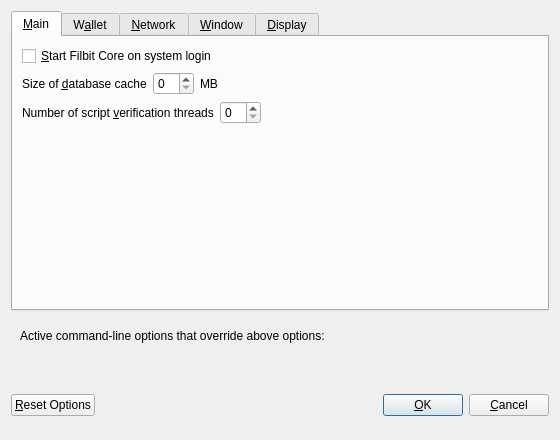
<?xml version="1.0" encoding="UTF-8"?>
<ui version="4.0">
 <class>OptionsDialog</class>
 <widget class="QDialog" name="OptionsDialog">
  <property name="geometry">
   <rect>
    <x>0</x>
    <y>0</y>
    <width>560</width>
    <height>440</height>
   </rect>
  </property>
  <property name="windowTitle">
   <string>Options</string>
  </property>
  <property name="modal">
   <bool>true</bool>
  </property>
  <layout class="QVBoxLayout" name="verticalLayout">
   <item>
    <widget class="QTabWidget" name="tabWidget">
     <property name="currentIndex">
      <number>0</number>
     </property>
     <widget class="QWidget" name="tabMain">
      <attribute name="title">
       <string>&amp;Main</string>
      </attribute>
      <layout class="QVBoxLayout" name="verticalLayout_Main">
       <item>
        <widget class="QCheckBox" name="filbitAtStartup">
         <property name="toolTip">
          <string>Automatically start Filbit Core after logging in to the system.</string>
         </property>
         <property name="text">
          <string>&amp;Start Filbit Core on system login</string>
         </property>
        </widget>
       </item>
       <item>
        <layout class="QHBoxLayout" name="horizontalLayout_2_Main">
         <item>
          <widget class="QLabel" name="databaseCacheLabel">
           <property name="text">
            <string>Size of &amp;database cache</string>
           </property>
           <property name="textFormat">
            <enum>Qt::PlainText</enum>
           </property>
           <property name="buddy">
            <cstring>databaseCache</cstring>
           </property>
          </widget>
         </item>
         <item>
          <widget class="QSpinBox" name="databaseCache"/>
         </item>
         <item>
          <widget class="QLabel" name="databaseCacheUnitLabel">
           <property name="text">
            <string>MB</string>
           </property>
           <property name="textFormat">
            <enum>Qt::PlainText</enum>
           </property>
          </widget>
         </item>
         <item>
          <spacer name="horizontalSpacer_2_Main">
           <property name="orientation">
            <enum>Qt::Horizontal</enum>
           </property>
           <property name="sizeHint" stdset="0">
            <size>
             <width>40</width>
             <height>20</height>
            </size>
           </property>
          </spacer>
         </item>
        </layout>
       </item>
       <item>
        <layout class="QHBoxLayout" name="horizontalLayout_3_Main">
         <item>
          <widget class="QLabel" name="threadsScriptVerifLabel">
           <property name="text">
            <string>Number of script &amp;verification threads</string>
           </property>
           <property name="textFormat">
            <enum>Qt::PlainText</enum>
           </property>
           <property name="buddy">
            <cstring>threadsScriptVerif</cstring>
           </property>
          </widget>
         </item>
         <item>
          <widget class="QSpinBox" name="threadsScriptVerif">
           <property name="toolTip">
            <string>(0 = auto, &lt;0 = leave that many cores free)</string>
           </property>
          </widget>
         </item>
         <item>
          <spacer name="horizontalSpacer_3_Main">
           <property name="orientation">
            <enum>Qt::Horizontal</enum>
           </property>
           <property name="sizeHint" stdset="0">
            <size>
             <width>40</width>
             <height>20</height>
            </size>
           </property>
          </spacer>
         </item>
        </layout>
       </item>
       <item>
        <spacer name="verticalSpacer_Main">
         <property name="orientation">
          <enum>Qt::Vertical</enum>
         </property>
         <property name="sizeHint" stdset="0">
          <size>
           <width>20</width>
           <height>40</height>
          </size>
         </property>
        </spacer>
       </item>
      </layout>
     </widget>
     <widget class="QWidget" name="tabWallet">
      <attribute name="title">
       <string>W&amp;allet</string>
      </attribute>
      <layout class="QVBoxLayout" name="verticalLayout_Wallet">
       <item>
        <widget class="QGroupBox" name="groupBox">
         <property name="title">
          <string>Expert</string>
         </property>
         <layout class="QVBoxLayout" name="verticalLayout_2">
          <item>
           <widget class="QCheckBox" name="coinControlFeatures">
            <property name="toolTip">
             <string>Whether to show coin control features or not.</string>
            </property>
            <property name="text">
             <string>Enable coin &amp;control features</string>
            </property>
           </widget>
          </item>
          <item>
           <widget class="QCheckBox" name="spendZeroConfChange">
            <property name="toolTip">
             <string>If you disable the spending of unconfirmed change, the change from a transaction cannot be used until that transaction has at least one confirmation. This also affects how your balance is computed.</string>
            </property>
            <property name="text">
             <string>&amp;Spend unconfirmed change</string>
            </property>
           </widget>
          </item>
         </layout>
        </widget>
       </item>
       <item>
        <spacer name="verticalSpacer_Wallet">
         <property name="orientation">
          <enum>Qt::Vertical</enum>
         </property>
         <property name="sizeHint" stdset="0">
          <size>
           <width>20</width>
           <height>40</height>
          </size>
         </property>
        </spacer>
       </item>
      </layout>
     </widget>
     <widget class="QWidget" name="tabNetwork">
      <attribute name="title">
       <string>&amp;Network</string>
      </attribute>
      <layout class="QVBoxLayout" name="verticalLayout_Network">
       <item>
        <widget class="QCheckBox" name="mapPortUpnp">
         <property name="toolTip">
          <string>Automatically open the Filbit client port on the router. This only works when your router supports UPnP and it is enabled.</string>
         </property>
         <property name="text">
          <string>Map port using &amp;UPnP</string>
         </property>
        </widget>
       </item>
       <item>
        <widget class="QCheckBox" name="allowIncoming">
         <property name="toolTip">
          <string>Accept connections from outside</string>
         </property>
         <property name="text">
          <string>Allow incoming connections</string>
         </property>
        </widget>
       </item>
       <item>
        <widget class="QCheckBox" name="connectSocks">
         <property name="toolTip">
          <string>Connect to the Filbit network through a SOCKS5 proxy.</string>
         </property>
         <property name="text">
          <string>&amp;Connect through SOCKS5 proxy (default proxy):</string>
         </property>
        </widget>
       </item>
       <item>
        <layout class="QHBoxLayout" name="horizontalLayout_1_Network">
         <item>
          <widget class="QLabel" name="proxyIpLabel">
           <property name="text">
            <string>Proxy &amp;IP:</string>
           </property>
           <property name="textFormat">
            <enum>Qt::PlainText</enum>
           </property>
           <property name="buddy">
            <cstring>proxyIp</cstring>
           </property>
          </widget>
         </item>
         <item>
          <widget class="QValidatedLineEdit" name="proxyIp">
           <property name="minimumSize">
            <size>
             <width>140</width>
             <height>0</height>
            </size>
           </property>
           <property name="maximumSize">
            <size>
             <width>140</width>
             <height>16777215</height>
            </size>
           </property>
           <property name="toolTip">
            <string>IP address of the proxy (e.g. IPv4: 127.0.0.1 / IPv6: ::1)</string>
           </property>
          </widget>
         </item>
         <item>
          <widget class="QLabel" name="proxyPortLabel">
           <property name="text">
            <string>&amp;Port:</string>
           </property>
           <property name="textFormat">
            <enum>Qt::PlainText</enum>
           </property>
           <property name="buddy">
            <cstring>proxyPort</cstring>
           </property>
          </widget>
         </item>
         <item>
          <widget class="QLineEdit" name="proxyPort">
           <property name="minimumSize">
            <size>
             <width>55</width>
             <height>0</height>
            </size>
           </property>
           <property name="maximumSize">
            <size>
             <width>55</width>
             <height>16777215</height>
            </size>
           </property>
           <property name="toolTip">
            <string>Port of the proxy (e.g. 9050)</string>
           </property>
          </widget>
         </item>
         <item>
          <spacer name="horizontalSpacer_1_Network">
           <property name="orientation">
            <enum>Qt::Horizontal</enum>
           </property>
           <property name="sizeHint" stdset="0">
            <size>
             <width>40</width>
             <height>20</height>
            </size>
           </property>
          </spacer>
         </item>
        </layout>
       </item>
       <item>
        <layout class="QHBoxLayout" name="horizontalLayout_2_Network">
         <item>
          <widget class="QLabel" name="proxyActiveNets">
           <property name="text">
            <string>Used for reaching peers via:</string>
           </property>
           <property name="textFormat">
            <enum>Qt::PlainText</enum>
           </property>
          </widget>
         </item>
         <item>
          <widget class="QCheckBox" name="proxyReachIPv4">
           <property name="enabled">
            <bool>false</bool>
           </property>
           <property name="toolTip">
            <string>Shows, if the supplied default SOCKS5 proxy is used to reach peers via this network type.</string>
           </property>
           <property name="text">
            <string/>
           </property>
          </widget>
         </item>
         <item>
          <widget class="QLabel" name="proxyReachIPv4Label">
           <property name="text">
            <string>IPv4</string>
           </property>
           <property name="textFormat">
            <enum>Qt::PlainText</enum>
           </property>
          </widget>
         </item>
         <item>
          <widget class="QCheckBox" name="proxyReachIPv6">
           <property name="enabled">
            <bool>false</bool>
           </property>
           <property name="toolTip">
            <string>Shows, if the supplied default SOCKS5 proxy is used to reach peers via this network type.</string>
           </property>
           <property name="text">
            <string/>
           </property>
          </widget>
         </item>
         <item>
          <widget class="QLabel" name="proxyReachIPv6Label">
           <property name="text">
            <string>IPv6</string>
           </property>
           <property name="textFormat">
            <enum>Qt::PlainText</enum>
           </property>
          </widget>
         </item>
         <item>
          <widget class="QCheckBox" name="proxyReachTor">
           <property name="enabled">
            <bool>false</bool>
           </property>
           <property name="toolTip">
            <string>Shows, if the supplied default SOCKS5 proxy is used to reach peers via this network type.</string>
           </property>
           <property name="text">
            <string/>
           </property>
          </widget>
         </item>
         <item>
          <widget class="QLabel" name="proxyReachTorLabel">
           <property name="text">
            <string>Tor</string>
           </property>
           <property name="textFormat">
            <enum>Qt::PlainText</enum>
           </property>
          </widget>
         </item>
         <item>
          <spacer name="horizontalSpacer_2_Network">
           <property name="orientation">
            <enum>Qt::Horizontal</enum>
           </property>
           <property name="sizeHint" stdset="0">
            <size>
             <width>40</width>
             <height>20</height>
            </size>
           </property>
          </spacer>
         </item>
        </layout>
       </item>
       <item>
        <widget class="QCheckBox" name="connectSocksTor">
         <property name="toolTip">
          <string>Connect to the Filbit network through a separate SOCKS5 proxy for Tor hidden services.</string>
         </property>
         <property name="text">
          <string>Use separate SOCKS5 proxy to reach peers via Tor hidden services:</string>
         </property>
        </widget>
       </item>
       <item>
        <layout class="QHBoxLayout" name="horizontalLayout_3_Network">
         <item>
          <widget class="QLabel" name="proxyIpTorLabel">
           <property name="text">
            <string>Proxy &amp;IP:</string>
           </property>
           <property name="textFormat">
            <enum>Qt::PlainText</enum>
           </property>
           <property name="buddy">
            <cstring>proxyIpTor</cstring>
           </property>
          </widget>
         </item>
         <item>
          <widget class="QValidatedLineEdit" name="proxyIpTor">
           <property name="minimumSize">
            <size>
             <width>140</width>
             <height>0</height>
            </size>
           </property>
           <property name="maximumSize">
            <size>
             <width>140</width>
             <height>16777215</height>
            </size>
           </property>
           <property name="toolTip">
            <string>IP address of the proxy (e.g. IPv4: 127.0.0.1 / IPv6: ::1)</string>
           </property>
          </widget>
         </item>
         <item>
          <widget class="QLabel" name="proxyPortTorLabel">
           <property name="text">
            <string>&amp;Port:</string>
           </property>
           <property name="textFormat">
            <enum>Qt::PlainText</enum>
           </property>
           <property name="buddy">
            <cstring>proxyPortTor</cstring>
           </property>
          </widget>
         </item>
         <item>
          <widget class="QLineEdit" name="proxyPortTor">
           <property name="minimumSize">
            <size>
             <width>55</width>
             <height>0</height>
            </size>
           </property>
           <property name="maximumSize">
            <size>
             <width>55</width>
             <height>16777215</height>
            </size>
           </property>
           <property name="toolTip">
            <string>Port of the proxy (e.g. 9050)</string>
           </property>
          </widget>
         </item>
         <item>
          <spacer name="horizontalSpacer_4_Network">
           <property name="orientation">
            <enum>Qt::Horizontal</enum>
           </property>
           <property name="sizeHint" stdset="0">
            <size>
             <width>40</width>
             <height>20</height>
            </size>
           </property>
          </spacer>
         </item>
        </layout>
       </item>
       <item>
        <spacer name="verticalSpacer_Network">
         <property name="orientation">
          <enum>Qt::Vertical</enum>
         </property>
         <property name="sizeHint" stdset="0">
          <size>
           <width>20</width>
           <height>40</height>
          </size>
         </property>
        </spacer>
       </item>
      </layout>
     </widget>
     <widget class="QWidget" name="tabWindow">
      <attribute name="title">
       <string>&amp;Window</string>
      </attribute>
      <layout class="QVBoxLayout" name="verticalLayout_Window">
       <item>
        <widget class="QCheckBox" name="minimizeToTray">
         <property name="toolTip">
          <string>Show only a tray icon after minimizing the window.</string>
         </property>
         <property name="text">
          <string>&amp;Minimize to the tray instead of the taskbar</string>
         </property>
        </widget>
       </item>
       <item>
        <widget class="QCheckBox" name="minimizeOnClose">
         <property name="toolTip">
          <string>Minimize instead of exit the application when the window is closed. When this option is enabled, the application will be closed only after selecting Exit in the menu.</string>
         </property>
         <property name="text">
          <string>M&amp;inimize on close</string>
         </property>
        </widget>
       </item>
       <item>
        <spacer name="verticalSpacer_Window">
         <property name="orientation">
          <enum>Qt::Vertical</enum>
         </property>
         <property name="sizeHint" stdset="0">
          <size>
           <width>20</width>
           <height>40</height>
          </size>
         </property>
        </spacer>
       </item>
      </layout>
     </widget>
     <widget class="QWidget" name="tabDisplay">
      <attribute name="title">
       <string>&amp;Display</string>
      </attribute>
      <layout class="QVBoxLayout" name="verticalLayout_Display">
       <item>
        <layout class="QHBoxLayout" name="horizontalLayout_1_Display">
         <item>
          <widget class="QLabel" name="langLabel">
           <property name="text">
            <string>User Interface &amp;language:</string>
           </property>
           <property name="textFormat">
            <enum>Qt::PlainText</enum>
           </property>
           <property name="buddy">
            <cstring>lang</cstring>
           </property>
          </widget>
         </item>
         <item>
          <widget class="QValueComboBox" name="lang">
           <property name="toolTip">
            <string>The user interface language can be set here. This setting will take effect after restarting Filbit Core.</string>
           </property>
          </widget>
         </item>
        </layout>
       </item>
       <item>
        <layout class="QHBoxLayout" name="horizontalLayout_2_Display">
         <item>
          <widget class="QLabel" name="unitLabel">
           <property name="text">
            <string>&amp;Unit to show amounts in:</string>
           </property>
           <property name="textFormat">
            <enum>Qt::PlainText</enum>
           </property>
           <property name="buddy">
            <cstring>unit</cstring>
           </property>
          </widget>
         </item>
         <item>
          <widget class="QValueComboBox" name="unit">
           <property name="toolTip">
            <string>Choose the default subdivision unit to show in the interface and when sending coins.</string>
           </property>
          </widget>
         </item>
        </layout>
       </item>
       <item>
        <layout class="QHBoxLayout" name="horizontalLayout_3_Display">
         <item>
          <widget class="QLabel" name="thirdPartyTxUrlsLabel">
           <property name="toolTip">
            <string>Third party URLs (e.g. a block explorer) that appear in the transactions tab as context menu items. %s in the URL is replaced by transaction hash. Multiple URLs are separated by vertical bar |.</string>
           </property>
           <property name="text">
            <string>Third party transaction URLs</string>
           </property>
           <property name="buddy">
            <cstring>thirdPartyTxUrls</cstring>
           </property>
          </widget>
         </item>
         <item>
          <widget class="QLineEdit" name="thirdPartyTxUrls">
           <property name="toolTip">
            <string>Third party URLs (e.g. a block explorer) that appear in the transactions tab as context menu items. %s in the URL is replaced by transaction hash. Multiple URLs are separated by vertical bar |.</string>
           </property>
          </widget>
         </item>
        </layout>
       </item>
       <item>
        <spacer name="verticalSpacer_Display">
         <property name="orientation">
          <enum>Qt::Vertical</enum>
         </property>
         <property name="sizeHint" stdset="0">
          <size>
           <width>20</width>
           <height>40</height>
          </size>
         </property>
        </spacer>
       </item>
      </layout>
     </widget>
    </widget>
   </item>
   <item>
    <widget class="QFrame" name="frame">
     <layout class="QVBoxLayout" name="verticalLayout_Bottom">
      <item>
       <layout class="QHBoxLayout" name="horizontalLayout_Bottom">
        <item>
         <widget class="QLabel" name="overriddenByCommandLineInfoLabel">
          <property name="text">
           <string>Active command-line options that override above options:</string>
          </property>
          <property name="textFormat">
           <enum>Qt::PlainText</enum>
          </property>
         </widget>
        </item>
        <item>
         <spacer name="horizontalSpacer_Bottom">
          <property name="orientation">
           <enum>Qt::Horizontal</enum>
          </property>
          <property name="sizeHint" stdset="0">
           <size>
            <width>40</width>
            <height>20</height>
           </size>
          </property>
         </spacer>
        </item>
       </layout>
      </item>
      <item>
       <widget class="QLabel" name="overriddenByCommandLineLabel">
        <property name="text">
         <string/>
        </property>
        <property name="textFormat">
         <enum>Qt::PlainText</enum>
        </property>
        <property name="wordWrap">
         <bool>true</bool>
        </property>
       </widget>
      </item>
     </layout>
    </widget>
   </item>
   <item>
    <layout class="QHBoxLayout" name="horizontalLayout_Buttons">
     <item>
      <widget class="QPushButton" name="resetButton">
       <property name="toolTip">
        <string>Reset all client options to default.</string>
       </property>
       <property name="text">
        <string>&amp;Reset Options</string>
       </property>
       <property name="autoDefault">
        <bool>false</bool>
       </property>
      </widget>
     </item>
     <item>
      <spacer name="horizontalSpacer_1">
       <property name="orientation">
        <enum>Qt::Horizontal</enum>
       </property>
       <property name="sizeHint" stdset="0">
        <size>
         <width>40</width>
         <height>48</height>
        </size>
       </property>
      </spacer>
     </item>
     <item>
      <widget class="QLabel" name="statusLabel">
       <property name="minimumSize">
        <size>
         <width>200</width>
         <height>0</height>
        </size>
       </property>
       <property name="font">
        <font>
         <weight>75</weight>
         <bold>true</bold>
        </font>
       </property>
       <property name="text">
        <string/>
       </property>
       <property name="textFormat">
        <enum>Qt::PlainText</enum>
       </property>
       <property name="wordWrap">
        <bool>true</bool>
       </property>
      </widget>
     </item>
     <item>
      <spacer name="horizontalSpacer_2">
       <property name="orientation">
        <enum>Qt::Horizontal</enum>
       </property>
       <property name="sizeHint" stdset="0">
        <size>
         <width>40</width>
         <height>48</height>
        </size>
       </property>
      </spacer>
     </item>
     <item>
      <widget class="QPushButton" name="okButton">
       <property name="text">
        <string>&amp;OK</string>
       </property>
       <property name="autoDefault">
        <bool>false</bool>
       </property>
       <property name="default">
        <bool>true</bool>
       </property>
      </widget>
     </item>
     <item>
      <widget class="QPushButton" name="cancelButton">
       <property name="text">
        <string>&amp;Cancel</string>
       </property>
       <property name="autoDefault">
        <bool>false</bool>
       </property>
      </widget>
     </item>
    </layout>
   </item>
  </layout>
 </widget>
 <customwidgets>
  <customwidget>
   <class>QValidatedLineEdit</class>
   <extends>QLineEdit</extends>
   <header>qvalidatedlineedit.h</header>
  </customwidget>
  <customwidget>
   <class>QValueComboBox</class>
   <extends>QComboBox</extends>
   <header>qvaluecombobox.h</header>
  </customwidget>
 </customwidgets>
 <resources/>
 <connections/>
</ui>
